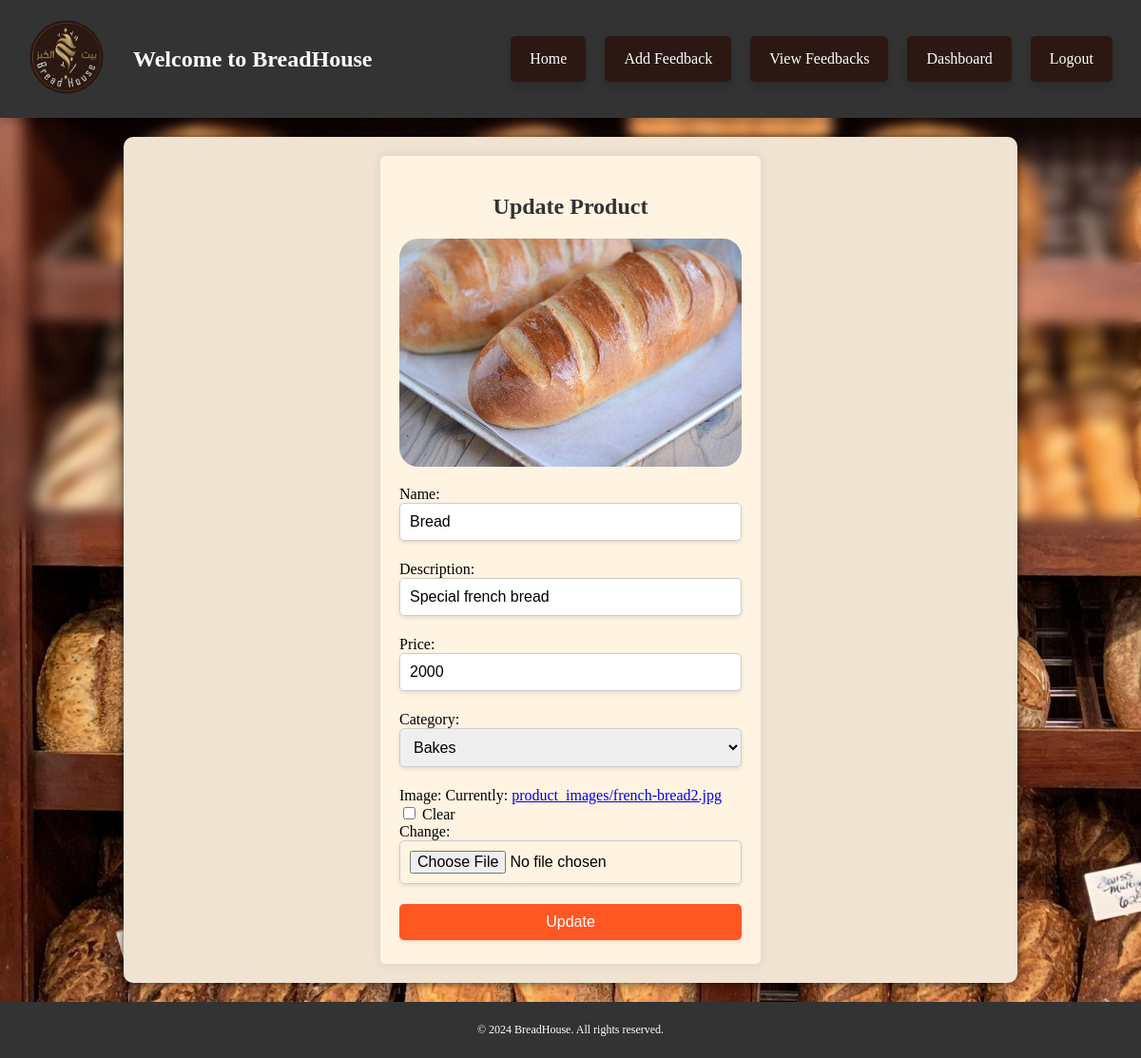
Screenshot of /product/update/1/ (signed in) with the database file from the repository.
### Menue/models.py (models this page shows, shortened)
class Product(models.Model):
    category=models.ForeignKey(Category,on_delete=models.SET_NULL,null=True,)
    name = models.CharField(max_length=100)
    description = models.CharField(max_length=100)
    price=models.IntegerField()
    image = models.ImageField(upload_to='product_images/', null=True, blank=True)

class Category(models.Model):
    parent_category = models.ForeignKey(
        'self',
        null=True,
        blank=True,
        on_delete=models.SET_NULL,
        related_name='subcategories'
    )
    name = models.CharField(max_length=100)
    description = models.CharField(max_length=100)
    image = models.ImageField(upload_to='category_images/', null=True, blank=True)
    def __str__(self):
        return self.name

### Menue/views/ProductViews.py (the view)
# urls.py: path('product/update/<int:pk>/', ProductViews.product_update, name='product_update'),
@admin_required
def product_update(request,pk):
    product=get_object_or_404(Product,pk=pk)
    if request.method=="POST":
        form=ProductForm(request.POST,request.FILES,instance=product)
        if form.is_valid():
            form.save()
            return redirect('product_list')
    else:
        form=ProductForm(instance=product)
    return render(request,'product/product_form.html',{'form':form})

### Menue/forms.py
class ProductForm(forms.ModelForm):
    class Meta:
        model=Product
        fields = ['name','description','price','category','image']

### Menue/templates/product/product_form.html (shortened to what this page needs)
{% extends 'base.html' %}
{% block content %}
{% load static %}
<link rel="stylesheet" href="{% static 'css/product-form-style.css' %}">
<body>
    <div class="product-form-container">
        <h2>{% if form.instance.pk %}Update{% else %}Create{% endif %} Product</h2>
        <form method="post" enctype="multipart/form-data">
            <div class="product-current-image">
                {% if form.instance.image %}
                <img src="{{ form.instance.image.url }}" alt="Current Image" class="product-current-image">
                {% else %}
                <p>No image available</p>
                {% endif %}
            </div>
            {{ form.as_p }}
            <button type="submit" class="{% if form.instance.pk %}product-update{% else %}product-create{% endif %}">
                {% if form.instance.pk %}Update{% else %}Create{% endif %}
            </button>
        </form>
    </div>
</body>
{% endblock %}

### Menue/static/css/base-style.css (style rules this page uses)
.base-body { margin: 0; padding: 0; background-color: #f4f4f4; background-image: url('../../media/background/dashboard.jpg'); background-size: cover; background-attachment: fixed; position: relative; z-index: 0; font-family: Cambria, Cochin, Georgia, Times, 'Times New Roman', serif }
.base-body::before { content: ''; position: absolute; top: 0; left: 0; right: 0; bottom: 0; background: inherit; filter: blur(7px); z-index: -1; }

### Menue/static/css/product-form-style.css (style rules this page uses)
body { font-family: Arial, sans-serif; background-color: #f9f9f9; box-sizing: border-box; display: block; height: 70vh; }
.product-form-container { background-color: rgb(255, 243, 226); ; border-radius: 5px; padding: 20px; box-shadow: 0 0 10px rgba(0, 0, 0, 0.1); width: 400px; box-sizing: border-box; margin: 0 auto; }
.product-form-container h2 { color: #333; margin-bottom: 20px; text-align: center; }
.product-form-container form { display: block; }
.product-form-container input[type="text"], .product-form-container input[type="file"], .product-form-container button, .product-form-container select, .product-form-container input[type="number"] { margin-bottom: 5px; padding: 10px; border: 1px solid #ccc; border-radius: 5px; box-sizing: border-box; box-shadow: 0 2px 4px rgba(0, 0, 0, 0.1); width: 100%; font-size: 16px; }
.product-form-container button.product-create, .product-form-container button.product-update { background-color: #ff5722; color: white; border: none; cursor: pointer; transition: background-color 0.3s; }
.product-form-container .product-current-image { width: 100%; height: auto; border-radius: 20px; text-align: center; }

### rows the page displays
Product: instance.image (picture), name "Bread", description "Special french bread", price "2000", category "Bakes"
